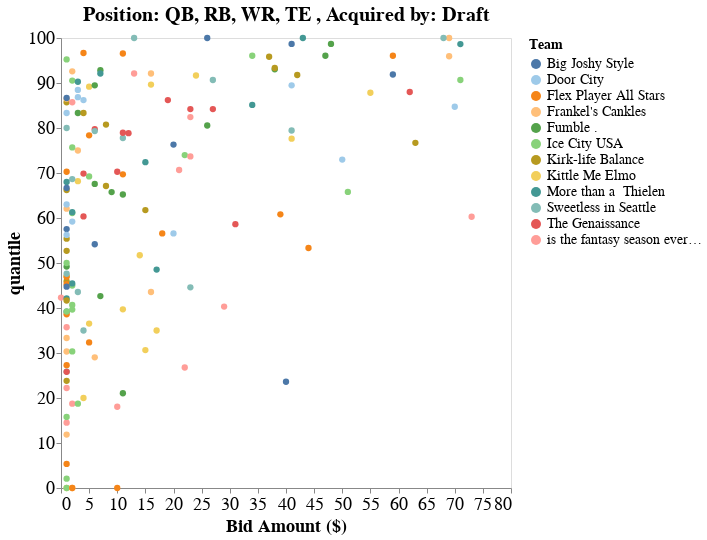

This figure's notebook cell:
### Code cell
chart.display()

### Figure 1 — Vega-Lite specification as saved in the notebook (floating-point values rounded to 4 significant figures; data arrays with more than 128 entries replaced by an {"elided": "..."} marker saying what was removed)
{"config": {"view": {"continuousWidth": 400, "continuousHeight": 300}, "axis": {"labelFontSize": 18, "titleFontSize": 18}, "legend": {"labelFontSize": 14, "titleFontSize": 14}, "title": {"fontSize": 20}}, "data": {"name": "data-b3fdf0784b0d59099103af64b30c6f99"}, "mark": {"type": "circle", "size": 40}, "encoding": {"color": {"condition": {"field": "Team", "scale": {"scheme": "tableau20"}, "type": "nominal", "selection": "selector003"}, "value": "lightgray"}, "opacity": {"condition": {"value": 1, "selection": "selector003"}, "value": 0.1}, "tooltip": [{"field": "Player", "type": "nominal"}, {"field": "Team", "type": "nominal"}, {"field": "Bid Amount ($)", "type": "quantitative"}, {"field": "Total points per stint", "type": "quantitative"}], "x": {"axis": {"grid": false}, "field": "Bid Amount ($)", "type": "quantitative"}, "y": {"axis": {"grid": false}, "field": "quantile", "type": "quantitative"}}, "height": 450, "selection": {"selector003": {"type": "multi", "fields": ["Team"], "bind": "legend"}}, "title": "Position: QB, RB, WR, TE , Acquired by: Draft", "width": 450, "$schema": "https://vega.github.io/schema/vega-lite/v4.17.0.json", "datasets": {"data-b3fdf0784b0d59099103af64b30c6f99": {"elided": "163 records"}}}
